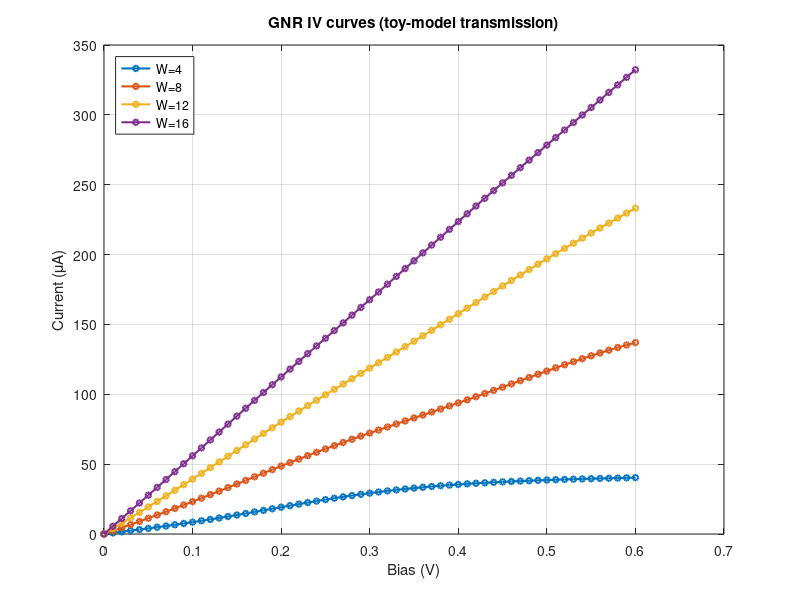

This chart was generated by the following MATLAB code:
% all grn iv curve.m
% Generates IV curves for a set of graphene nanoribbon (GNR) widths using
% a simple, tunable toy-model transmission (sum of Lorentzians) and the
% Landauer formula. This script is intended to produce reproducible
% IV-characteristics for multiple ribbon widths so you can visualize and
% compare trends. Replace the toy-model `compute_transmission` with a
% real NEGF transmission routine from this repository if available.
%
% Output:
% - Figure saved to `gnr_iv_curves.png`
% - Data saved to `gnr_iv_curves.mat` and `gnr_iv_curves.csv`
%
% Usage:
% - Run from MATLAB: `run('all grn iv curve.m')`
% - Edit `widths` and `biases` variables below to change the sweep.

clearvars; close all; clc;

% Physical constants
e = 1.602176634e-19;   % elementary charge, C
h = 6.62607015e-34;    % Planck constant, J*s
kB = 1.380649e-23;     % Boltzmann constant, J/K

% Simulation parameters
tempK = 300;                      % temperature in K
kT_eV = kB*tempK / e;             % kT in eV for FD functions

widths = [4, 8, 12, 16];          % ribbon "widths" (arbitrary units)
length_unit = 50;                 % length (affects resonant density)

biases = linspace(0, 0.6, 61);    % bias sweep in Volts (0 to 0.6 V)
energy_grid = linspace(-2.5, 2.5, 4001);  % energy grid in eV for integration

% Transmission toy-model parameters (tunable)
gamma0 = 0.05;    % broadening (eV) base
E_spacing0 = 0.2; % base spacing between resonances (eV)

results = struct();
results.widths = widths;
results.biases = biases;
results.energy_grid = energy_grid;
results.tempK = tempK;

% Precompute Fermi function helper
fermi = @(E, mu) 1 ./ (1 + exp((E - mu) ./ kT_eV));

G0 = 2 * e^2 / h; % conductance quantum (S)

for iw = 1:numel(widths)
    W = widths(iw);

    % Build a simple effective-channel model where larger widths -> more
    % channels and denser resonances. This is a phenomenological model.
    Nchannels = max(1, round(W/2));
    gamma = gamma0 * (1 + 0.3*(W-4)/max(1,W));      % slight broadening with width
    E_spacing = E_spacing0 / (1 + 0.05*(W-4));     % smaller spacing for larger W
    center_offset = 0;                              % place resonances near Fermi

    % Create resonance energies for the toy transmission
    En = center_offset + ((1:Nchannels) - (Nchannels+1)/2) * E_spacing;

    % Transmission function as sum of Lorentzians normalized to at most 1
    T_of_E = zeros(size(energy_grid));
    for n = 1:numel(En)
        T_of_E = T_of_E + (gamma^2) ./ ((energy_grid - En(n)).^2 + gamma^2);
    end
    % normalize so peak transmission <= Nchannels (so per-channel max ~1)
    T_of_E = T_of_E ./ max(T_of_E) * min(Nchannels, 1.0*Nchannels);
    % optionally cap transmission
    T_of_E(T_of_E > Nchannels) = Nchannels;

    I_vs_V = zeros(size(biases));

    for ib = 1:numel(biases)
        V = biases(ib);
        muL =  V/2;   % left chemical potential in eV
        muR = -V/2;   % right chemical potential in eV

        fL = fermi(energy_grid, muL);
        fR = fermi(energy_grid, muR);

        integrand = T_of_E .* (fL - fR);
        % Integrate over energy in eV. Landauer: I = (2e^2/h) * 
        % 
        I = G0 * trapz(energy_grid, integrand); % Ampere (since energy in eV and prefactor includes e)
        I_vs_V(ib) = I;
    end

    results(iw).width = W;
    results(iw).Nchannels = Nchannels;
    results(iw).energy = energy_grid;
    results(iw).T = T_of_E;
    results(iw).I = I_vs_V;
end

% Plot IV curves
figure('Color','w','Position',[200 200 700 500]); hold on; box on;
colors = lines(numel(widths));
for iw = 1:numel(widths)
    plot(biases, results(iw).I*1e6, '-o', 'Color', colors(mod(iw-1,size(colors,1))+1,:), 'LineWidth',1.5, 'MarkerSize',4);
end
xlabel('Bias (V)');
ylabel('Current (\muA)');
title('GNR IV curves (toy-model transmission)');
legend(arrayfun(@(w) sprintf('W=%d',w), widths, 'UniformOutput', false), 'Location','northwest');
grid on;

% Save outputs
saveas(gcf, 'gnr_iv_curves.png');
save('gnr_iv_curves.mat','results');

% Also export CSV with columns: bias, I(W1), I(W2), ... (in A)
csv_header = ['bias_V', arrayfun(@(w) sprintf('I_W%d_A',w), widths, 'UniformOutput', false)];
csv_data = zeros(numel(biases), numel(csv_header));
csv_data(:,1) = biases(:);
for iw = 1:numel(widths)
    csv_data(:, 1+iw) = results(iw).I(:);
end

% Write CSV with header
fid = fopen('gnr_iv_curves.csv', 'w');
fprintf(fid, '%s', csv_header{1});
for c = 2:numel(csv_header)
    fprintf(fid, ',%s', csv_header{c});
end
fprintf(fid, '\n');
fclose(fid);
% Append numeric data
dlmwrite('gnr_iv_curves.csv', csv_data, '-append');

fprintf('Done: generated IV curves for widths: %s\n', mat2str(widths));
fprintf('Saved: gnr_iv_curves.png, gnr_iv_curves.mat, gnr_iv_curves.csv\n');

% End of script
